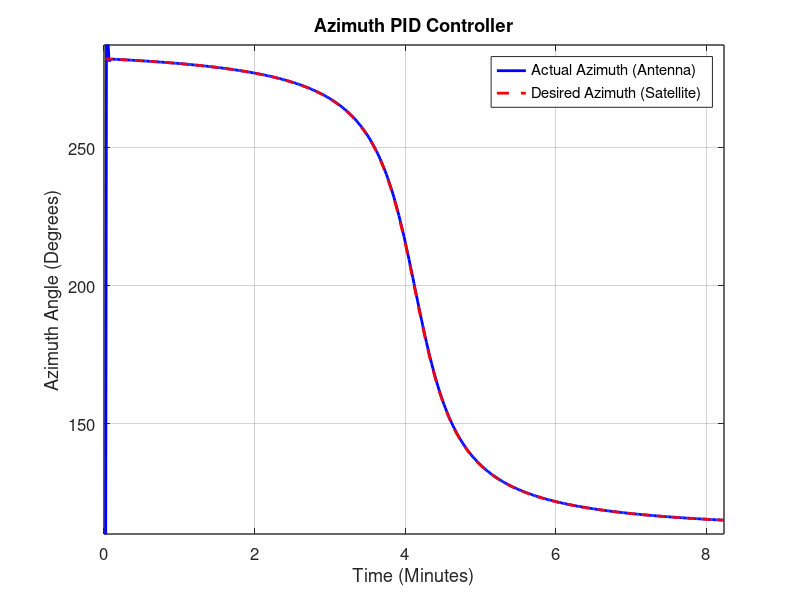

Source code (MATLAB): (Note: this script raises an error after producing the figure.)
%% LEO Satellite Tracking Simulation
% This program was developed as part of a semester assignment for the course Advanced Control Systems (ECE_ELE760) during the 2024-2025 academic year.
% University of the Peloponeese
% School of Electrical & Computer Engineering
% Ioannis Ziangas, Undergraduate Student
% Supervisor: Georgios Souliotis, Associate Professor

%% Clearing the command window and closing all figures
clc;           % Clear the command window
close all hidden; % Close all hidden figures
clear;         % Clear all variables from the workspace
close all;     % Close all open figures

%% Importing the Azimuth values from the Satellite Scenario
load('Azimuth_Values.mat', 'azim'); % Load the desired azimuth data from the file

%% Creating the transfer function of the motor
% Define motor parameters (example values for demonstration)
K_t = 0.45;    % Torque constant (Nm/A) - proportional to the torque produced per ampere
J = 0.12;      % Moment of inertia (kg*m^2) - resistance to angular acceleration
B = 0.06;      % Damping coefficient (Nm/(rad/s)) - friction-like resistance
R_a = 1.8;     % Armature resistance (Ohms) - resistance of the motor windings
L_a = 0.015;   % Armature inductance (H) - inductance of the motor windings
K_b = 0.45;    % Back EMF constant (V/(rad/s)) - proportional to speed-induced voltage

% Define the transfer function for the motor dynamics (antenna's azimuth axis)
num = K_t; % Numerator (torque constant)
den = [L_a*J, (R_a*J + L_a*B), (R_a*B + K_b*K_t)]; % Denominator of the motor transfer function
G_motor_azimuth = tf(num, den); % Create the transfer function
display(G_motor_azimuth); % Display the motor transfer function

% Scale the transfer function to ensure the DC gain is 1
scaling_factor = 1 / dcgain(G_motor_azimuth); % Compute scaling factor for unity DC gain
G_motor_scaled = scaling_factor * G_motor_azimuth; % Scaled transfer function

%% Creating the PID controller
% Define the PID controller gains
Kp = 0.9329;  % Proportional gain
Ki = 2.7358;  % Integral gain
Kd = 0;       % Derivative gain
G_PID = pid(Kp, Ki, Kd); % Create a PID controller with specified gains

% Uncomment the following line to automatically tune the PID controller (optional)
% G_PID = pidtune(G_motor_azimuth, 'PID');

% Define the closed-loop transfer function with the PID controller
G_closed_loop = feedback(G_PID * G_motor_azimuth, 1); % Closed-loop system
display(G_closed_loop); % Display the closed-loop transfer function

% Load the desired azimuth angle data (sinusoidal variation, for example)
desired_azimuth = azim; % Load the azimuth values

% Define the time vector for simulation
t = 1:1:length(desired_azimuth); % Time in seconds (sampled every second)

% Simulate the closed-loop response to the desired azimuth angle
[actual_azimuth, ~] = lsim(G_closed_loop, desired_azimuth, t); % Linear simulation

%% Plotting the results
% Define figure properties for publication-quality plotting
figure('Name', 'Antenna Azimuth Tracking Response', 'Units', 'Inches', 'Position', [1, 1, 6, 4]);

% Plot the actual azimuth (antenna response)
plot(t / 60, actual_azimuth, 'b-', 'LineWidth', 2); % Blue solid line for actual azimuth
hold on;

% Plot the desired azimuth (satellite movement)
plot(t / 60, desired_azimuth, 'r--', 'LineWidth', 2); % Red dashed line for desired azimuth

% Add grid and legend
grid on;
legend('Actual Azimuth (Antenna)', 'Desired Azimuth (Satellite)', ...
       'FontSize', 11, 'Location', 'Best'); % Add legend with appropriate size

% Add title and axis labels with proper formatting
title('Azimuth PID Controller', 'FontSize', 14, 'FontWeight', 'Bold');
xlabel('Time (Minutes)', 'FontSize', 12); % X-axis represents time in minutes
ylabel('Azimuth Angle (Degrees)', 'FontSize', 12); % Y-axis represents azimuth angle

% Improve axis appearance
set(gca, 'FontSize', 12, 'LineWidth', 1, 'Box', 'on', 'GridAlpha', 0.2); % Customize axis appearance

% Set tight axis limits for better visual balance
xlim([0, max(t) / 60]); % Limit X-axis to the maximum time (in minutes)
ylim([min(desired_azimuth) - 5, max(desired_azimuth) + 5]); % Limit Y-axis to the azimuth range

% Ensure figure looks good for printing or saving
set(gcf, 'Color', 'w'); % Set background to white for publication quality

%% Step Response Analysis
% Compute step response information for the closed-loop system
step_info = stepinfo(G_closed_loop);

% Define a time vector for step response simulation
t = 0:0.01:3; % Time vector for step response (0 to 3 seconds)

% Plot the step response for both closed-loop and open-loop systems
figure('Name', 'PID vs TF Step Response'); % Create a new figure
hold on;
stepplot(G_closed_loop, G_motor_scaled, t); % Plot step responses
grid on;

% Add labels, title, and legend with LaTeX formatting
xlabel("Time", 'Interpreter', 'latex', 'FontSize', 14); % X-axis label
ylabel("Amplitude", 'Interpreter', 'latex', 'FontSize', 14); % Y-axis label
title("Step Response of the Azimuth Control System", 'Interpreter', 'latex', 'FontSize', 16); % Title
legend("PID", "TF Open Loop", 'Interpreter', 'latex', 'Location', 'southeast', 'FontSize', 11); % Legend
hold off;
